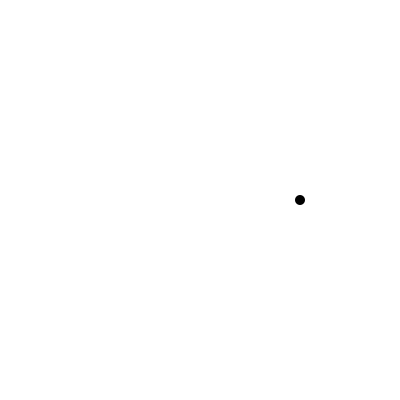
Frame 1 (no input)
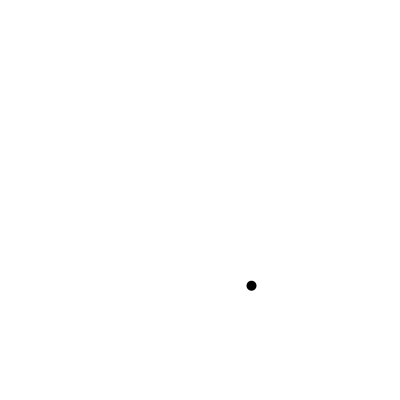
Frame 60 (the mouse pressed at the canvas centre just before this capture)
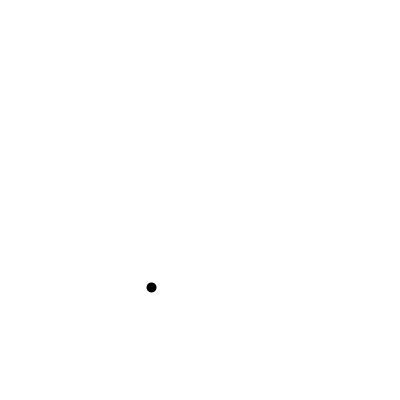
Frame 120 (the mouse held since frame 60 and released just before this capture)

The Processing sketch that drew these frames (run headless with seeded random() and noise(); from frame 60 on, the mouse is pressed at the canvas centre):

// Processing sketch: circular_motion_radian
// ── circular_motion_radian.pde
float x, y;
float r = 100;
float theta = 0.0;

float rad = TWO_PI/360.0;

void setup() {
  size(400, 400);
  noStroke();
  fill(0);
}

void draw() {
  background(255);
  x = r * cos(theta);
  y = r * sin(theta);
  ellipse(x + width/2, y + height/2, 10, 10);
  
  theta += rad;
  if (theta >= TWO_PI) theta = 0.0;
}
